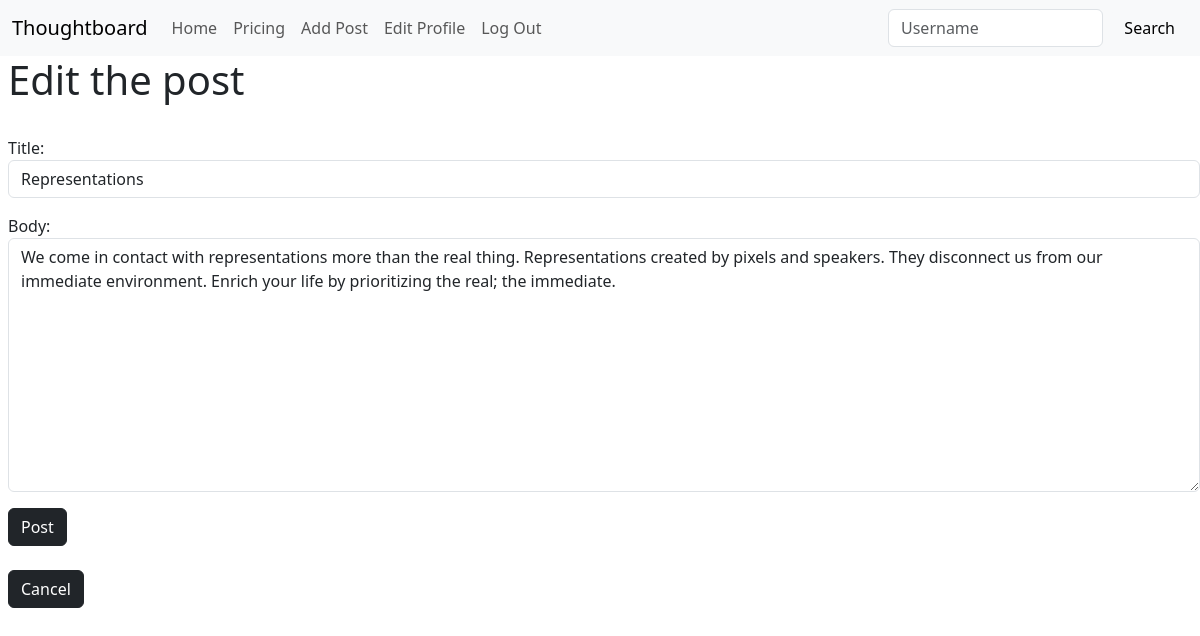
The app's page /article/edit/5 (signed in), older data.
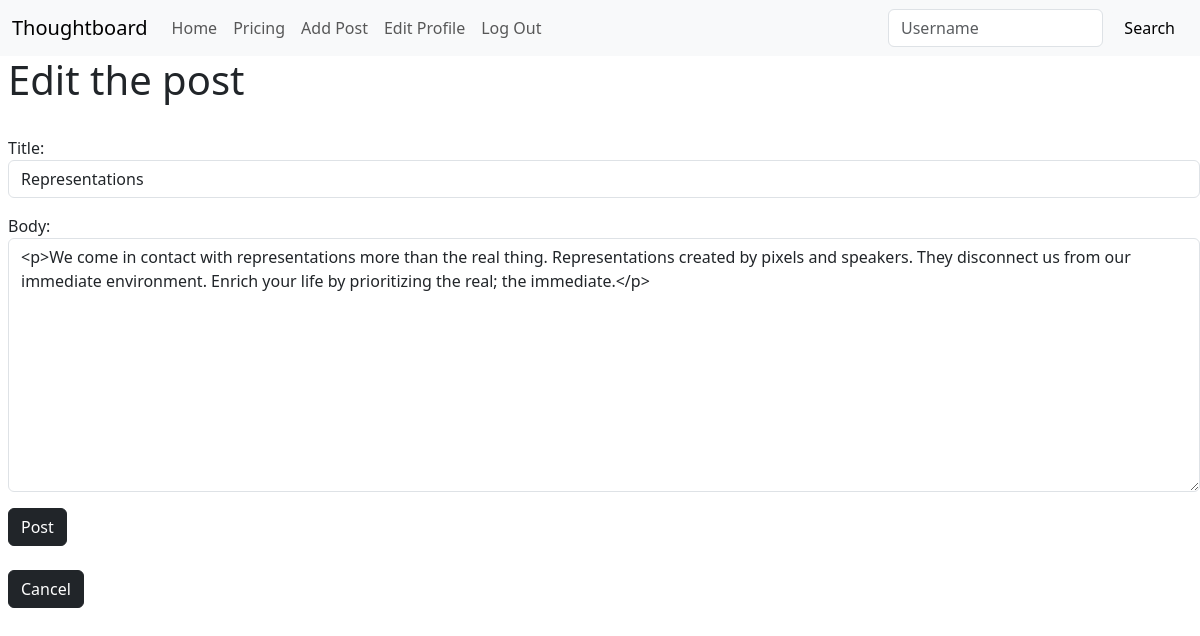
The same page, newer data.
### theblog/models.py (models this page shows, shortened)
class Post(models.Model):
    title = models.CharField(max_length=255)
    author = models.ForeignKey(User, on_delete=models.CASCADE)
    body = RichTextField(blank=True, null=True)
    published_date = models.DateField(default=timezone.now)

### theblog/views.py (the view, shortened to what this page needs)
# urls.py: path("article/edit/<int:pk>", UpdatePostView.as_view(), name="update_post"),
class UpdatePostView(UpdateView):
    model = Post
    template_name = "update_post.html"
    form_class = EditForm

### theblog/forms.py
class EditForm(forms.ModelForm):
    class Meta:
        model = Post
        fields = ("title", "body")
        widgets = {
            "title": forms.TextInput(attrs={"class": "form-control"}),
            "body": forms.Textarea(attrs={"class": "form-control"}),
        }

### theblog/templates/update_post.html (shortened to what this page needs)
{% extends 'base.html' %}
{% block content %}
{% if user.is_authenticated and user.username == post.author.username%}
<h1>Edit the post</h1>
<br>
<form method="POST">
    {{ form.as_p }}
    <button class="btn btn-dark">Post</button>
</form>
<br>
<a href="{%url 'article-details' post.pk%}"> <button class="btn btn-dark">Cancel</button></a>
{%endif%}
{% endblock %}

Row changes from the older to the newer data that the page shows:
changed Post "Representations": body "We come in contact with representations more than the real thing. Representations created by pixels and speakers. They disconnect us from our immediate environment. Enrich your life by prioritizing the real; the immediate." → "<p>We come in contact with representations more than the real thing. Representations created by pixels and speakers. They disconnect us from our immediate environment. Enrich your life by prioritizing the real; the immediate.</p>"
